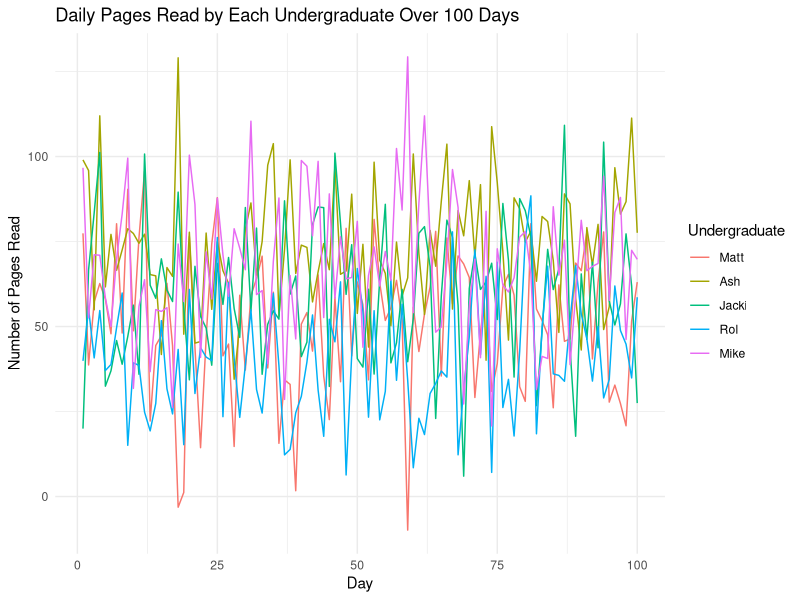

Reproduce this figure in R.
## ---- chunk 1
install.packages("ggplot2")
## ---- chunk 2
# Load necessary library
library(ggplot2)

# Set seed for reproducibility
set.seed(42)

# Number of days
days <- 100

# Simulate data
data <- data.frame(
  Day = 1:days,
  Matt = rnorm(days, mean = 50, sd = 20),
  Ash = rnorm(days, mean = 75, sd = 20),
  Jacki = rnorm(days, mean = 60, sd = 20),
  Rol = rnorm(days, mean = 40, sd = 20),
  Mike = rnorm(days, mean = 70, sd = 20)
)

# View the first few rows of the simulated data
head(data)
## ---- chunk 3
# Assuming 'data' is a data frame with columns 'Day', 'Matt', 'Ash', 'Jacki', 'Rol', 'Mike'

# Test 1: Check if the number of pages read is an integer
test1 <- function(data) {
  all(apply(data[, -1], 2, function(x) all(x %% 1 == 0)))
}

# Test 2: Check if the number is greater than 0
test2 <- function(data) {
  all(data[, -1] > 0)
}

# Test 3: Check if the number is a positive number (including zero)
test3 <- function(data) {
  all(data[, -1] >= 0)
}

# Test 4: Check for unrealistic high numbers (e.g., more than 300 pages a day)
test4 <- function(data) {
  all(data[, -1] <= 300)
}

# Test 5: Check for any missing values
test5 <- function(data) {
  !any(is.na(data))
}

# Apply the tests
test1_result <- test1(data)
test2_result <- test2(data)
test3_result <- test3(data)
test4_result <- test4(data)
test5_result <- test5(data)

# Print results
print(c(test1_result, test2_result, test3_result, test4_result, test5_result))
## ---- chunk 4
install.packages("reshape2")
## ---- chunk 5
library(ggplot2)
library(reshape2)

# Assuming 'data' is your data frame with columns: 'Day', 'Matt', 'Ash', 'Jacki', 'Rol', 'Mike'
# Convert data from wide to long format
data_long <- melt(data, id.vars = 'Day', variable.name = 'Undergraduate', value.name = 'PagesRead')

# Use ggplot2 to plot
gg <- ggplot(data_long, aes(x = Day, y = PagesRead, color = Undergraduate)) +
  geom_line() +
  theme_minimal() +
  labs(title = 'Daily Pages Read by Each Undergraduate Over 100 Days',
       x = 'Day',
       y = 'Number of Pages Read')

# Display the plot
print(gg)

